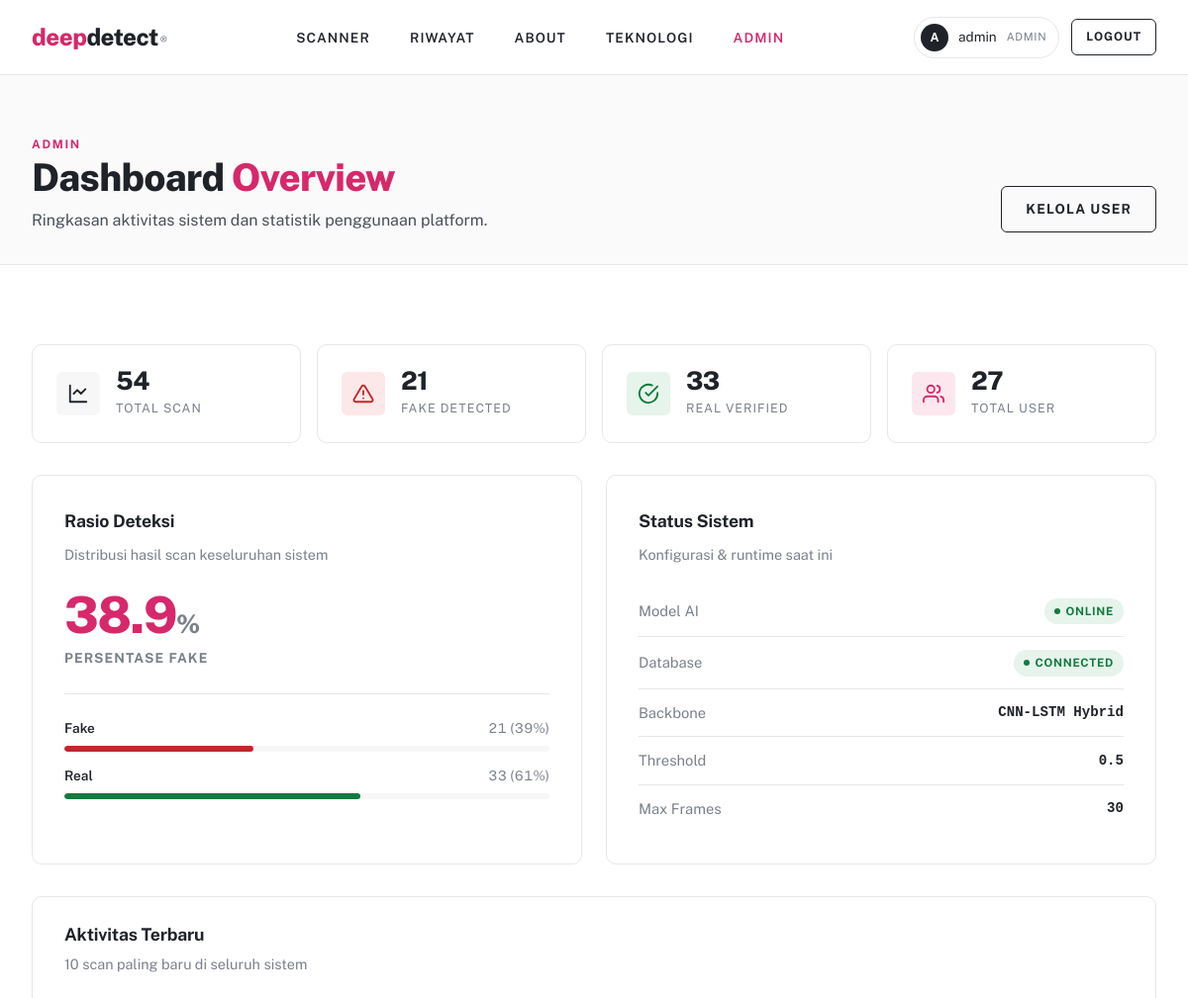
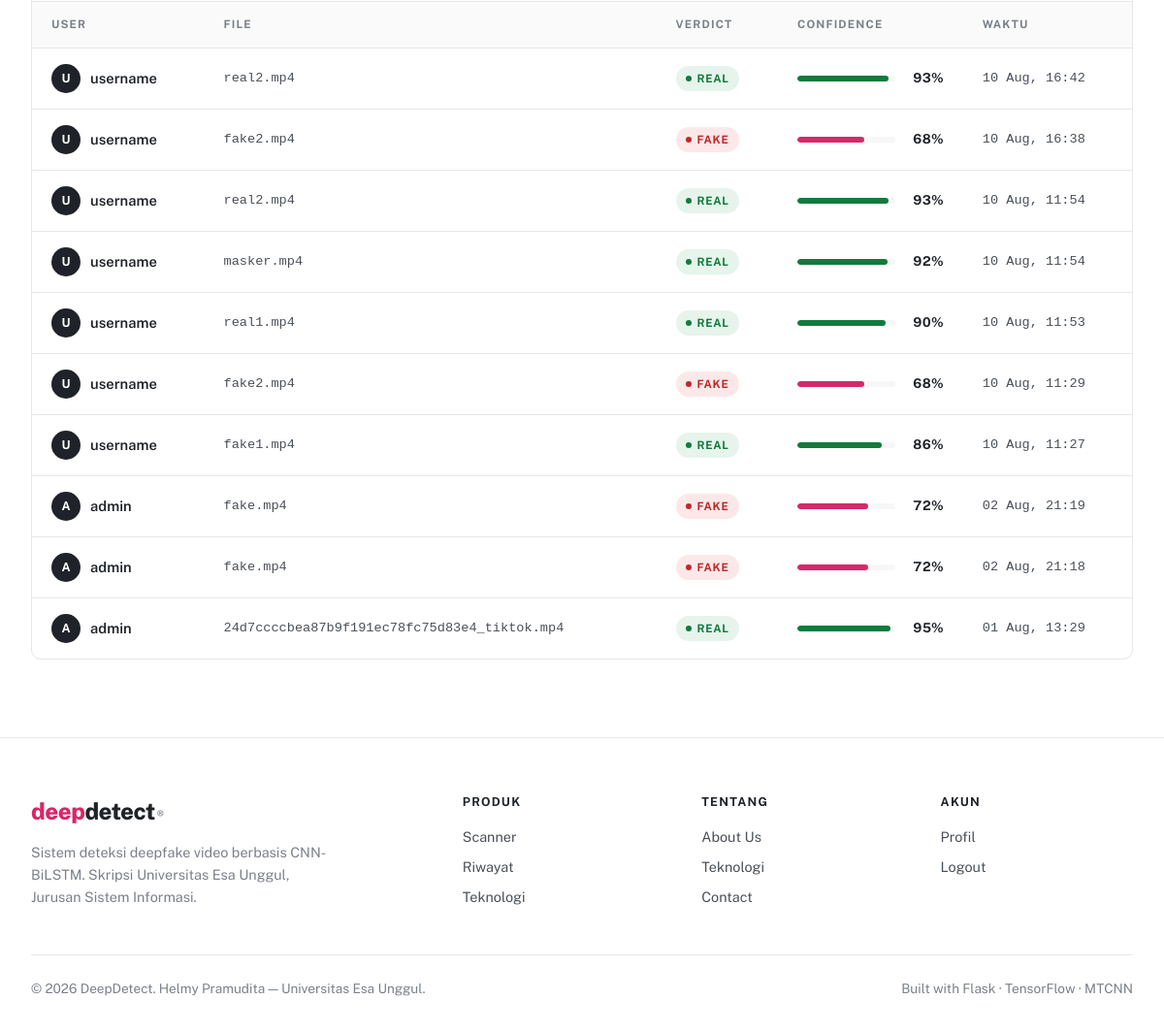
The app's page /admin/dashboard (signed in) with its own data (2 pictures, top to bottom).
### models.py (models this page shows)
class User(UserMixin, db.Model):
    id = db.Column(db.Integer, primary_key=True)
    username = db.Column(db.String(50), unique=True, nullable=False)
    password = db.Column(db.String(100), nullable=False)
    role = db.Column(db.String(20), default='user') # Pembeda antara 'admin' atau 'user'
    scans = db.relationship('ScanHistory', backref='owner', lazy=True)

class ScanHistory(db.Model):
    id = db.Column(db.Integer, primary_key=True)
    filename = db.Column(db.String(100), nullable=False)
    prediction = db.Column(db.String(20), nullable=False) # Hasil: REAL atau FAKE
    confidence = db.Column(db.Float, nullable=False)     # Skor keyakinan (%)
    status = db.Column(db.String(50))                    # HIGH/LOW CONFIDENCE
    stored_name = db.Column(db.String(150))              # Nama berkas fisik di server (arsip video)
    timestamp = db.Column(db.DateTime, default=datetime.now) # Waktu analisis
    user_id = db.Column(db.Integer, db.ForeignKey('user.id'), nullable=False)

### app.py (the view)
@app.route("/admin/dashboard")
@login_required
def admin_dashboard():
    if current_user.role != 'admin':
        flash('Akses ditolak! Hanya admin yang dapat mengakses halaman ini.', 'danger')
        return redirect(url_for('home'))
    total_scans = ScanHistory.query.count()
    total_fake = ScanHistory.query.filter_by(prediction='FAKE').count()
    total_real = ScanHistory.query.filter_by(prediction='REAL').count()
    total_users = User.query.count()
    fake_ratio = (total_fake / total_scans * 100) if total_scans > 0 else 0
    latest_activities = ScanHistory.query.order_by(ScanHistory.timestamp.desc()).limit(10).all()
    return render_template("admin_dashboard.html",
        total_scans=total_scans,
        total_fake=total_fake,
        total_real=total_real,
        total_users=total_users,
        fake_ratio=round(fake_ratio, 1),
        activities=latest_activities
    )

### app.py (called while the page is built)
@login_manager.user_loader
def load_user(user_id):
    return User.query.get(int(user_id))

### templates/admin_dashboard.html (shortened to what this page needs)
{% extends "base.html" %}
{% block content %}
<section class="page-head">
  <div class="container">
    <div class="page-head-row">
      <div>
        <span class="eyebrow">Admin</span>
        <h1>Dashboard <span class="accent">Overview</span></h1>
        <p>Ringkasan aktivitas sistem dan statistik penggunaan platform.</p>
      </div>
      <a href="{{ url_for('admin_users') }}" class="btn btn-outline">Kelola User</a>
    </div>
  </div>
</section>
<section class="section">
  <div class="container">
    <div class="stats-grid" style="margin-bottom: 32px;">
      <div class="stat-card">
        <div class="sicon ink">
          <svg width="22" height="22" viewBox="0 0 24 24" fill="none" stroke="currentColor" stroke-width="2" stroke-linecap="round" stroke-linejoin="round">
            <path d="M3 3v18h18"></path>
            <path d="M7 12l4-4 4 4 5-5"></path>
          </svg>
        </div>
        <div>
          <div class="sval">{{ total_scans or 0 }}</div>
          <div class="slbl">Total Scan</div>
        </div>
      </div>
      <div class="stat-card">
        <div class="sicon danger">
        </div>
        <div>
          <div class="sval">{{ total_fake or 0 }}</div>
          <div class="slbl">Fake Detected</div>
        </div>
      </div>
      <div class="stat-card">
        <div class="sicon ok">
          <svg width="22" height="22" viewBox="0 0 24 24" fill="none" stroke="currentColor" stroke-width="2" stroke-linecap="round" stroke-linejoin="round">
            <path d="M22 11.08V12a10 10 0 1 1-5.93-9.14"></path>
            <polyline points="22 4 12 14.01 9 11.01"></polyline>
          </svg>
        </div>
        <div>
          <div class="sval">{{ total_real or 0 }}</div>
          <div class="slbl">Real Verified</div>
        </div>
      </div>
      <div class="stat-card">
        <div class="sicon acc">
        </div>
        <div>
          <div class="sval">{{ total_users or 0 }}</div>
          <div class="slbl">Total User</div>
        </div>
      </div>
    </div>
    <div class="two-col" style="margin-bottom: 32px;">
      <div class="card">
        <h3>Rasio Deteksi</h3>
        <p class="sub">Distribusi hasil scan keseluruhan sistem</p>
        {% set ratio = fake_ratio if fake_ratio is defined else 0 %}
        <div style="font-size: 3.2rem; font-weight: 800; letter-spacing: -0.03em; line-height: 1; color: var(--accent); margin: 24px 0 8px;">
          {{ "%.1f"|format(ratio) }}<span style="font-size: 1.6rem; color: var(--ink-mute);">%</span>
        </div>
        <div style="color: var(--ink-mute); font-size: 0.85rem; margin-bottom: 24px; text-transform: uppercase; letter-spacing: 0.08em; font-weight: 700;">
          Persentase Fake
        </div>
        <div class="breakdown">
          <div class="breakdown-row fake">
            <div class="lbl-row">
              <span class="name">Fake</span>
              <span class="num">{{ total_fake or 0 }} ({{ "%.0f"|format(ratio) }}%)</span>
            </div>
            <div class="bar"><div class="fill" style="width: {{ ratio }}%;"></div></div>
          </div>
          <div class="breakdown-row real">
            <div class="lbl-row">
              <span class="name">Real</span>
              <span class="num">{{ total_real or 0 }} ({{ "%.0f"|format(100 - ratio) }}%)</span>
            </div>
            <div class="bar"><div class="fill" style="width: {{ 100 - ratio }}%;"></div></div>
          </div>
        </div>
      </div>
      <div class="card">
        <h3>Status Sistem</h3>
        <p class="sub">Konfigurasi & runtime saat ini</p>
        <div class="meta-rows">
          <div class="meta-row">
            <span class="k">Model AI</span>
            <span class="v"><span class="badge real">Online</span></span>
          </div>
          <div class="meta-row">
            <span class="k">Database</span>
            <span class="v"><span class="badge real">Connected</span></span>
          </div>
          <div class="meta-row">
            <span class="k">Backbone</span>
            <span class="v mono">CNN-LSTM Hybrid</span>
          </div>
          <div class="meta-row">
            <span class="k">Threshold</span>
            <span class="v mono">0.5</span>
          </div>
          <div class="meta-row">
            <span class="k">Max Frames</span>
            <span class="v mono">30</span>
          </div>
        </div>
      </div>
    </div>
    <div class="card" style="padding: 0; overflow: hidden;">
      <div style="padding: 24px 32px; border-bottom: 1px solid var(--line);">
        <h3 style="margin: 0;">Aktivitas Terbaru</h3>
        <p class="sub" style="margin: 4px 0 0;">10 scan paling baru di seluruh sistem</p>
      </div>
      {% if activities and activities|length > 0 %}
        <table class="data">
          <thead>
            <tr>
              <th>User</th>
              <th>File</th>
              <th>Verdict</th>
              <th>Confidence</th>
              <th>Waktu</th>
            </tr>
          </thead>
          <tbody>
            {% for act in activities %}
              {% set is_fake = act.prediction == 'FAKE' %}
              {% set uname = act.owner.username if act.owner else 'Unknown' %}
              <tr>
                <td>
                  <div style="display:flex;align-items:center;gap:10px;">
                    <span style="width:30px;height:30px;border-radius:50%;background:var(--ink);color:#fff;display:inline-flex;align-items:center;justify-content:center;font-weight:700;font-size:0.78rem;">
                      {{ uname[0]|upper }}
                    </span>
                    <span style="font-weight:600;">{{ uname }}</span>
                  </div>
                </td>
                <td class="mono" style="font-size:0.85rem;">{{ act.filename }}</td>
                <td>
                  <span class="badge {% if is_fake %}fake{% else %}real{% endif %}">{{ act.prediction }}</span>
                </td>
                <td>
                  <div class="confidence-bar {% if not is_fake %}is-real{% endif %}">
                    <div class="track">
                      <div class="fill" style="width: {{ act.confidence }}%;"></div>
                    </div>
                    <div class="pct">{{ "%.0f"|format(act.confidence) }}%</div>
                  </div>
                </td>
                <td class="mono">{{ act.timestamp.strftime('%d %b, %H:%M') if act.timestamp else '—' }}</td>
              </tr>
            {% endfor %}
          </tbody>
        </table>
      {% else %}
        <div style="padding: 48px 32px; text-align: center; color: var(--ink-mute);">
          Belum ada aktivitas scan tercatat.
        </div>
      {% endif %}
    </div>
  </div>
</section>
{% endblock %}

### templates/base.html (shortened to what this page needs)
<!DOCTYPE html>
<html lang="id">
<head>
  <link rel="stylesheet" href="{{ url_for('static', filename='css/style.css') }}">
</head>
<body>
  <nav class="nav">
    <div class="nav-inner">
      <a href="{{ url_for('home') }}" class="brand">
        <span class="brand-mark">deep</span><span>detect</span><sup>®</sup>
      </a>
      <ul class="nav-menu" id="navMenu">
        <li><a href="{{ url_for('home') }}#scanner" class="{% if request.endpoint == 'home' %}active{% endif %}">Scanner</a></li>
        {% if current_user.is_authenticated %}
        <li><a href="{{ url_for('history') }}" class="{% if request.endpoint == 'history' %}active{% endif %}">Riwayat</a></li>
        {% endif %}
        <li><a href="{{ url_for('home') }}#about">About</a></li>
        <li><a href="{{ url_for('home') }}#tech">Teknologi</a></li>
        {% if current_user.is_authenticated and current_user.role == 'admin' %}
        <li><a href="{{ url_for('admin_dashboard') }}" class="{% if 'admin' in (request.endpoint or '') %}active{% endif %}">Admin</a></li>
        {% endif %}
      </ul>
      <div class="nav-actions">
        {% if current_user.is_authenticated %}
          <a href="{{ url_for('profile') }}" class="user-pill">
            <span class="avatar-mini">{{ current_user.username[0]|upper }}</span>
            <span class="uname">{{ current_user.username }}</span>
            <span class="role-tag">{{ current_user.role }}</span>
          </a>
          <a href="{{ url_for('logout') }}" class="btn btn-outline btn-sm">Logout</a>
        {% else %}
          <a href="{{ url_for('login') }}" class="btn btn-ghost btn-sm">Masuk</a>
          <a href="{{ url_for('register') }}" class="btn btn-outline btn-sm">Daftar</a>
        {% endif %}
      </div>
    </div>
  </nav>
  <main>
    {% block content %}{% endblock %}
  </main>
  <footer class="footer">
    <div class="container">
      <div class="footer-grid">
        <div class="footer-brand">
          <a href="{{ url_for('home') }}" class="brand">
            <span class="brand-mark">deep</span><span>detect</span><sup>®</sup>
          </a>
          <p>Sistem deteksi deepfake video berbasis CNN-BiLSTM. Skripsi Universitas Esa Unggul, Jurusan Sistem Informasi.</p>
        </div>
        <div class="footer-col">
          <h5>Produk</h5>
          <a href="{{ url_for('home') }}#scanner">Scanner</a>
          {% if current_user.is_authenticated %}<a href="{{ url_for('history') }}">Riwayat</a>{% endif %}
          <a href="{{ url_for('home') }}#tech">Teknologi</a>
        </div>
        <div class="footer-col">
          <h5>Tentang</h5>
          <a href="{{ url_for('home') }}#about">About Us</a>
          <a href="{{ url_for('home') }}#tech">Teknologi</a>
          <a href="#contact">Contact</a>
        </div>
        <div class="footer-col">
          <h5>Akun</h5>
          {% if current_user.is_authenticated %}
            <a href="{{ url_for('profile') }}">Profil</a>
            <a href="{{ url_for('logout') }}">Logout</a>
          {% else %}
            <a href="{{ url_for('login') }}">Masuk</a>
            <a href="{{ url_for('register') }}">Daftar</a>
          {% endif %}
        </div>
      </div>
      <div class="footer-bottom">
        <span>© {{ 2026 }} DeepDetect. Helmy Pramudita — Universitas Esa Unggul.</span>
        <span>Built with Flask · TensorFlow · MTCNN</span>
      </div>
    </div>
  </footer>
</body>
</html>

### records on screen
User: username "A", username "admin", role "ADMIN"
ScanHistory: filename "real2.mp4", prediction "REAL", confidence "93", timestamp "10 Aug, 16:42"
User: username "U", username "username"
ScanHistory: filename "fake2.mp4", prediction "FAKE", confidence "68", timestamp "10 Aug, 16:38"
ScanHistory: filename "real2.mp4", prediction "REAL", confidence "93", timestamp "10 Aug, 11:54"
ScanHistory: filename "masker.mp4", prediction "REAL", confidence "92", timestamp "10 Aug, 11:54"
ScanHistory: filename "real1.mp4", prediction "REAL", confidence "90", timestamp "10 Aug, 11:53"
ScanHistory: filename "fake2.mp4", prediction "FAKE", confidence "68", timestamp "10 Aug, 11:29"
ScanHistory: filename "fake1.mp4", prediction "REAL", confidence "86", timestamp "10 Aug, 11:27"
ScanHistory: filename "fake.mp4", prediction "FAKE", confidence "72", timestamp "02 Aug, 21:19"
ScanHistory: filename "fake.mp4", prediction "FAKE", confidence "72", timestamp "02 Aug, 21:18"
ScanHistory: filename "24d7ccccbea87b9f191ec78fc75d83e4_tiktok.mp4", prediction "REAL", confidence "95", timestamp "01 Aug, 13:29"

### other values on screen
{{ total_scans or 0 }} "54"
{{ total_fake or 0 }} "21"
{{ total_real or 0 }} "33"
{{ total_users or 0 }} "27"
{{ "%.1f"|format(ratio) }} "38.9"
{{ "%.0f"|format(ratio) }} "39"
{{ "%.0f"|format(100 - ratio) }} "61"
{{ 2026 }} "2026"
